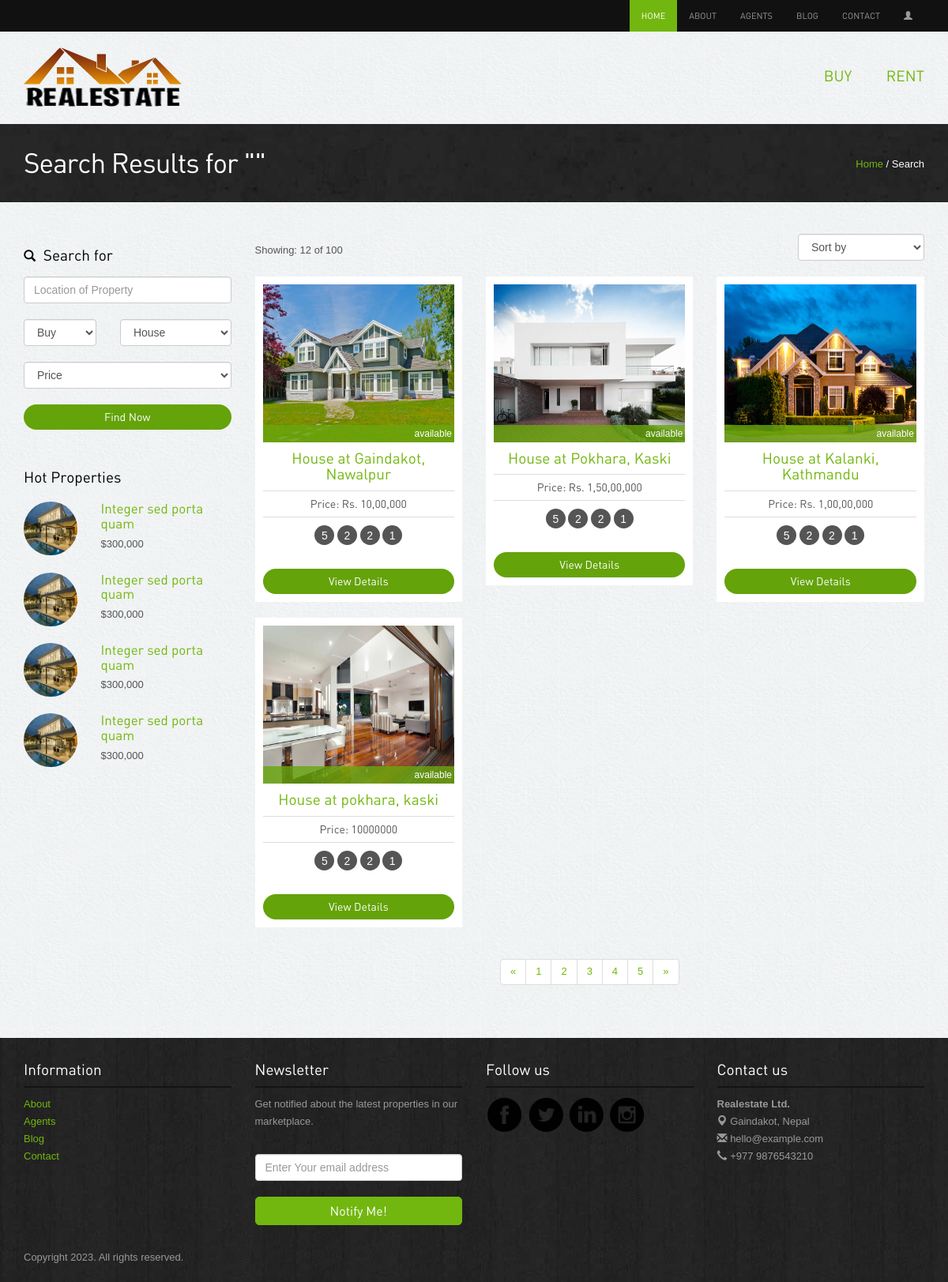
Screenshot of /search-result/ with the database file from the repository.
### app/models.py (models this page shows)
class Property(models.Model):
    STATUS_CHOICES = [
        ("available", "Available"),
        ("rented", "Rented"),
        ("sold", "Sold"),
    ]
    TYPE_CHOICES = [
        ("House", "House"),
        ("Land", "Land"),
        ("Apartment", "Apartment"),
        ("Commercial", "Commercial"),
    ]
    FOR_CHOICES = [
        ("buyer", "Buyer"),
        ("renter", "Renter"),
    ]
    property_type = models.CharField(
        max_length=100, choices=TYPE_CHOICES, default="select"
    )
    property_for = models.CharField(
        max_length=20, choices=FOR_CHOICES, default="select"
    )
    image = models.ImageField(blank=True, upload_to=image_validations)
    price = models.CharField(max_length=20, blank=True)
    city = models.CharField(max_length=50)
    district = models.CharField(max_length=200)
    zip_code = models.CharField(max_length=20)
    description = models.TextField()
    status = models.CharField(
        max_length=20, choices=STATUS_CHOICES, default="available"
    )
    def __str__(self):
        return f"{self.property_type} at {self.city}, {self.district}"

### app/views.py (the view)
# urls.py: path("search-result/", views.SearchResultPage, name="search-result"),
def SearchResultPage(request):
    location = request.GET.get("location", "")
    property_for = request.GET.get("property_for", "")
    property_type = request.GET.get("property_type", "")
    properties = Property.objects.all()
    if location:
        properties = properties.filter(
            Q(city__icontains=location) | Q(district__icontains=location)
        )
    if property_for:
        properties = properties.filter(property_for__icontains=property_for)
    if property_type:
        properties = properties.filter(property_type__icontains=property_type)
    context = {"properties": properties}
    return render(request, "search/search-result.html", context)

### templates/search/search-result.html (shortened to what this page needs)
{% extends '../home.html' %}
{% load static %}
{% block content %}
<div class="inside-banner">
    <div class="container">
        <span class="pull-right"><a href="{% url 'home' %}">Home</a> / Search</span>
        <h2>Search Results for "{{ property }}"</h2>
    </div>
</div>
<div class="container">
    <div class="properties-listing spacer">
        <div class="row">
            <div class="col-lg-3 col-sm-4 ">
                <div class="search-form">
                    <h4><span class="glyphicon glyphicon-search"></span> Search for</h4>
                    <form action="{% url 'search-result' %}" method="get">
                        <input type="text" name="location" class="form-control" placeholder="Location of Property">
                        <div class="row">
                            <div class="col-lg-5">
                                <select class="form-control" name="property_for">
                                    <option>Buy</option>
                                </select>
                            </div>
                            <div class="col-lg-7">
                                <select class="form-control" name="property_type">
                                    <option>House</option>
                                </select>
                            </div>
                        </div>
                        <div class="row">
                            <div class="col-lg-12">
                                <select class="form-control" name="price_range">
                                    <option>Price</option>
                                </select>
                            </div>
                        </div>
                        <button class="btn btn-primary">Find Now</button>
                    </form>
                </div>
                <div class="hot-properties hidden-xs">
                    <h4>Hot Properties</h4>
                    <div class="row">
                        <div class="col-lg-4 col-sm-5"><img src="{% static 'images/properties/1.jpg' %}"
                                class="img-responsive img-circle" alt="properties"></div>
                        <div class="col-lg-8 col-sm-7">
                            <h5><a href="property-detail.php">Integer sed porta quam</a></h5>
                            <p class="price">$300,000</p>
                        </div>
                    </div>
                    <div class="row">
                        <div class="col-lg-4 col-sm-5"><img src="{% static 'images/properties/1.jpg' %}"
                                class="img-responsive img-circle" alt="properties"></div>
                        <div class="col-lg-8 col-sm-7">
                            <h5><a href="property-detail.php">Integer sed porta quam</a></h5>
                            <p class="price">$300,000</p>
                        </div>
                    </div>
                    <div class="row">
                        <div class="col-lg-4 col-sm-5"><img src="{% static 'images/properties/1.jpg' %}"
                                class="img-responsive img-circle" alt="properties"></div>
                        <div class="col-lg-8 col-sm-7">
                            <h5><a href="property-detail.php">Integer sed porta quam</a></h5>
                            <p class="price">$300,000</p>
                        </div>
                    </div>
                    <div class="row">
                        <div class="col-lg-4 col-sm-5"><img src="{% static 'images/properties/1.jpg' %}"
                                class="img-responsive img-circle" alt="properties"></div>
                        <div class="col-lg-8 col-sm-7">
                            <h5><a href="property-detail.php">Integer sed porta quam</a></h5>
                            <p class="price">$300,000</p>
                        </div>
                    </div>
                </div>
            </div>
            <div class="col-lg-9 col-sm-8">
                <div class="sortby clearfix">
                    <div class="pull-left result">Showing: 12 of 100 </div>
                    <div class="pull-right">
                        <select class="form-control">
                            <option>Sort by</option>
                        </select>
                    </div>
                </div>
                <div class="row">
                    {% if properties %}
                    {% for property in properties %}
                    <div class="col-lg-4 col-sm-6">
                        <div class="properties">
                            <div class="image-holder"><img src="{{property.image.url}}" class="img-responsive"
                                    alt="properties" style="width: 250px; height:200px;">
                                <div class="status sold">{{property.status}}</div>
                            </div>
                            {% if property.property_for == 'Renter' %}
                            <h4><a href="{% url 'property-details' 'rent' property.pk %}">{{property}}</a></h4>
                            {% else %}
                            <h4><a href="{% url 'property-details' 'buy' property.pk %}">{{property}}</a></h4>
                            {% endif %}
                            <p class="price">Price: {{property.price}}</p>
                            <div class="listing-detail"><span data-toggle="tooltip" data-placement="bottom"
                                    data-original-title="Bed Room">5</span> <span data-toggle="tooltip"
                                    data-placement="bottom" data-original-title="Living Room">2</span> <span
                                    data-toggle="tooltip" data-placement="bottom" data-original-title="Parking">2</span>
                                <span data-toggle="tooltip" data-placement="bottom"
                                    data-original-title="Kitchen">1</span>
                            </div>
                            {% if property.property_for == 'Renter' %}
                            <a class="btn btn-primary" href="{% url 'property-details' 'rent' property.pk %}">View
                                Details</a>
                            {% else %}
                            <a class="btn btn-primary" href="{% url 'property-details' 'buy' property.pk %}">View
                                Details</a>
                            {% endif %}
                        </div>
                    </div>
                    {% endfor %}
                    {% endif %}
                </div>
                <div class="center">
                    <ul class="pagination">
                        <li><a href="#">«</a></li>
                        <li><a href="#">1</a></li>
                        <li><a href="#">2</a></li>
                        <li><a href="#">3</a></li>
                        <li><a href="#">4</a></li>
                        <li><a href="#">5</a></li>
                        <li><a href="#">»</a></li>
                    </ul>
                </div>
            </div>
        </div>
    </div>
</div>
{% endblock %}

### templates/home.html (shortened to what this page needs)
{% extends 'index.html' %}
{% load static %}
{% block BeforeLogin %}
{% if user.is_authenticated %}
<li class="active"><a href="{% url 'home' %}">Home</a></li>
{% else %}
<li class="active"><a href="{% url 'index' %}">Home</a></li>
{% endif %}
{% endblock %}
{% block loginstatus %}
{% if user.is_authenticated %}
<li class="nav-item dropdown">
  <a class="nav-link dropdown-toggle" href="#" id="navbarDropdown" role="button" data-toggle="dropdown"
    aria-haspopup="true" aria-expanded="false"><strong>Welcome, {{ user.username }} </strong> &nbsp;<span
      class="glyphicon glyphicon-user"></span>
  </a>
  <div class="dropdown-menu" aria-labelledby="navbarDropdown">
    <a class="dropdown-item" href="{% url 'profile' %}"><b>View Profile</b></a>
    <div class="dropdown-divider"></div>
    <a class="dropdown-item" href="{% url 'logout' %}"><b>Logout</b></a>
  </div>
</li>
{% else %}
<li><a href="{% url 'login' %}"><span class="glyphicon glyphicon-user"></span></a></li>
{% endif %}
{% endblock %}

### templates/index.html (shortened to what this page needs)
<!DOCTYPE html>
<html lang="en">
{% load static %}
<head>
  <link rel="stylesheet" href="{% static 'assets/bootstrap/css/bootstrap.css' %}" />
  <link rel="stylesheet" href="{% static 'assets/style.css' %}" />
  <link rel="stylesheet" href="https://cdnjs.cloudflare.com/ajax/libs/dropzone/5.9.3/dropzone.min.css" />
  <link rel="stylesheet" href="{% static 'assets/owl-carousel/owl.carousel.css' %}">
  <link rel="stylesheet" href="{% static 'assets/owl-carousel/owl.theme.css' %}">
  <link rel="stylesheet" type="text/css" href="{% static 'assets/slitslider/css/style.css' %}" />
  <link rel="stylesheet" type="text/css" href="{% static 'assets/slitslider/css/custom.css' %}" />
</head>
<body>
  {% block header %}
  <div class="navbar-wrapper">
    <div class="navbar-inverse" role="navigation">
      <div class="container">
        <div class="navbar-collapse  collapse">
          <ul class="nav navbar-nav navbar-right">
            {% block BeforeLogin %}{% endblock %}
            <li><a href="{% url 'about' %}">About</a></li>
            <li><a href="{% url 'agents' %}">Agents</a></li>
            <li><a href="{% url 'blog' %}">Blog</a></li>
            <li><a href="{% url 'contact' %}">Contact</a></li>
            {% block loginstatus %}{% endblock %}
          </ul>
        </div>
      </div>
    </div>
  </div>
  {% endblock %}
  {% block subheader %}
  <div class="container">
    <div class="header">
      <a href="{% url 'home' %}"><img src="{% static 'images/logo.png' %}" alt="Realestate"></a>
      <ul class="pull-right">
        <li><a href="{% url 'buy' %}">Buy</a></li>
        <li><a href="{% url 'rent' %}">Rent</a></li>
      </ul>
    </div>
  </div>
  {% endblock %}
  {% block content %}{% endblock %}
  {% block footer %}
  <div class="footer">
    <div class="container">
      <div class="row">
        <div class="col-lg-3 col-sm-3">
          <h4>Information</h4>
          <ul class="row">
            <li class="col-lg-12 col-sm-12 col-xs-3"><a href="{% url 'about' %}">About</a></li>
            <li class="col-lg-12 col-sm-12 col-xs-3"><a href="{% url 'agents' %}">Agents</a></li>
            <li class="col-lg-12 col-sm-12 col-xs-3"><a href="{% url 'blog' %}">Blog</a></li>
            <li class="col-lg-12 col-sm-12 col-xs-3"><a href="{% url 'contact' %}">Contact</a></li>
          </ul>
        </div>
        <div class="col-lg-3 col-sm-3">
          <h4>Newsletter</h4>
          <p>Get notified about the latest properties in our marketplace.</p>
          <form class="form-inline" role="form">
            <input type="text" placeholder="Enter Your email address" class="form-control">
            <button class="btn btn-success" type="button">Notify Me!</button>
          </form>
        </div>
        <div class="col-lg-3 col-sm-3">
          <h4>Follow us</h4>
          <a href="https://www.facebook.com/sandeepsharmag35" target="_blank"><img
              src="{% static 'images/facebook.png' %}" alt="facebook"></a>
          <a href="https://twitter.com/slayrant/" target="_blank"><img src="{% static 'images/twitter.png' %}"
              alt="twitter"></a>
          <a href="#"><img src="{% static 'images/linkedin.png' %}" target="_blank" alt="linkedin"></a>
          <a href="https://instagram.com/sandip.slayrant/" target="_blank"><img
              src="{% static 'images/instagram.png' %}" alt="instagram"></a>
        </div>
        <div class="col-lg-3 col-sm-3">
          <h4>Contact us</h4>
          <p><b>Realestate Ltd.</b><br>
            <span class="glyphicon glyphicon-map-marker"></span> Gaindakot, Nepal <br>
            <span class="glyphicon glyphicon-envelope"></span> hello@example.com<br>
            <span class="glyphicon glyphicon-earphone"></span> +977 9876543210
          </p>
        </div>
      </div>
      <p class="copyright">Copyright 2023. All rights reserved. </p>
    </div>
  </div>
  {% endblock %}
</body>
</html>

### rows the page displays
Property: image (picture), status "available", property_type+city+district "House at Gaindakot, Nawalpur", price "Rs. 10,00,000", property_for "View Details"
Property: image (picture), status "available", property_type+city+district "House at Pokhara, Kaski", price "Rs. 1,50,00,000", property_for "View Details"
Property: image (picture), status "available", property_type+city+district "House at Kalanki, Kathmandu", price "Rs. 1,00,00,000", property_for "View Details"
Property: image (picture), status "available", property_type+city+district "House at pokhara, kaski", price "10000000", property_for "View Details"
